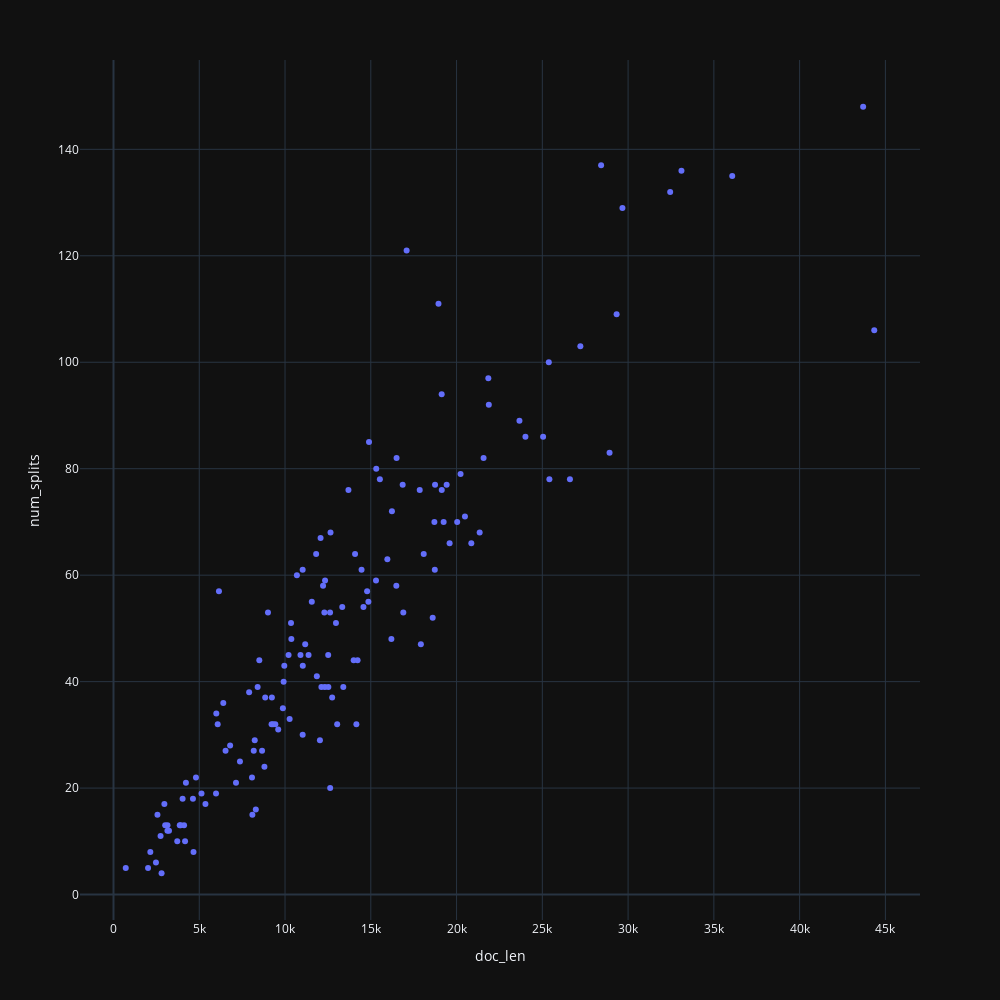

Notebook cell for this chart:
### Code cell
fig = px.scatter(df, x='doc_len', y='num_splits', hover_name='name')
fig.update_layout(width=1000, height=1000)

### Figure 1 — Plotly figure (JSON) as saved in the notebook; plotly's stock layout.template omitted (floating-point values rounded to 4 significant figures; data arrays with more than 128 entries replaced by an {"elided": "..."} marker saying what was removed)
{"data": [{"hovertemplate": "<b>%{hovertext}</b><br><br>doc_len=%{x}<br>num_splits=%{y}<extra></extra>", "hovertext": {"elided": "142 str values"}, "legendgroup": "", "marker": {"color": "#636efa", "symbol": "circle"}, "mode": "markers", "name": "", "orientation": "v", "showlegend": false, "x": {"elided": "142 int values"}, "xaxis": "x", "y": {"elided": "142 int values"}, "yaxis": "y", "type": "scatter"}], "layout": {"xaxis": {"anchor": "y", "domain": [0.0, 1.0], "title": {"text": "doc_len"}}, "yaxis": {"anchor": "x", "domain": [0.0, 1.0], "title": {"text": "num_splits"}}, "legend": {"tracegroupgap": 0}, "margin": {"t": 60}, "width": 1000, "height": 1000}}
